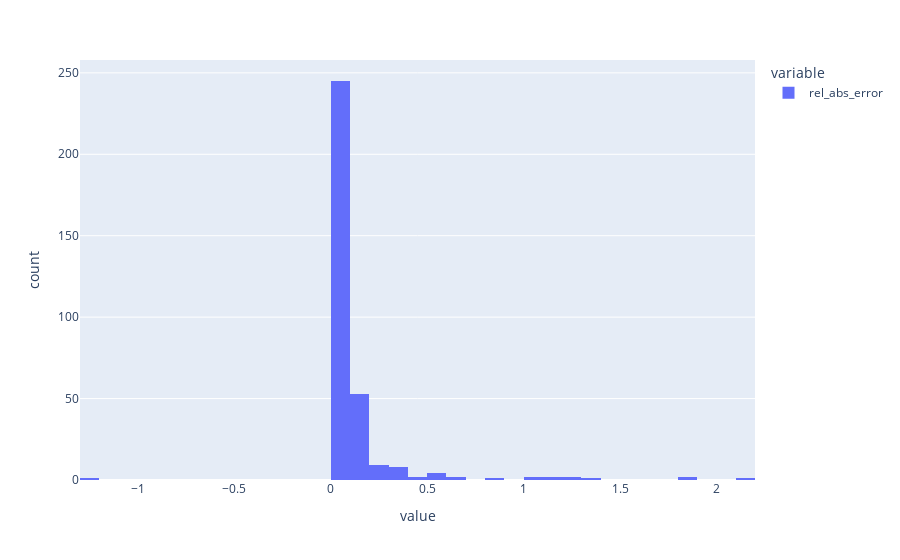

The cell this chart's notebook holds for it:
### Code cell
px.histogram(
    national_target_validation.rel_abs_error
)

### Figure 1 — Plotly figure (JSON) as saved in the notebook; plotly's stock layout.template omitted (floating-point values rounded to 4 significant figures; data arrays with more than 128 entries replaced by an {"elided": "..."} marker saying what was removed)
{"data": [{"alignmentgroup": "True", "bingroup": "x", "hovertemplate": "variable=rel_abs_error<br>value=%{x}<br>count=%{y}<extra></extra>", "legendgroup": "rel_abs_error", "marker": {"color": "#636efa", "pattern": {"shape": ""}}, "name": "rel_abs_error", "offsetgroup": "rel_abs_error", "orientation": "v", "showlegend": true, "type": "histogram", "x": {"elided": "335 float values"}, "xaxis": "x", "yaxis": "y"}], "layout": {"barmode": "relative", "legend": {"title": {"text": "variable"}, "tracegroupgap": 0}, "margin": {"t": 60}, "xaxis": {"anchor": "y", "domain": [0, 1], "title": {"text": "value"}}, "yaxis": {"anchor": "x", "domain": [0, 1], "title": {"text": "count"}}}}
